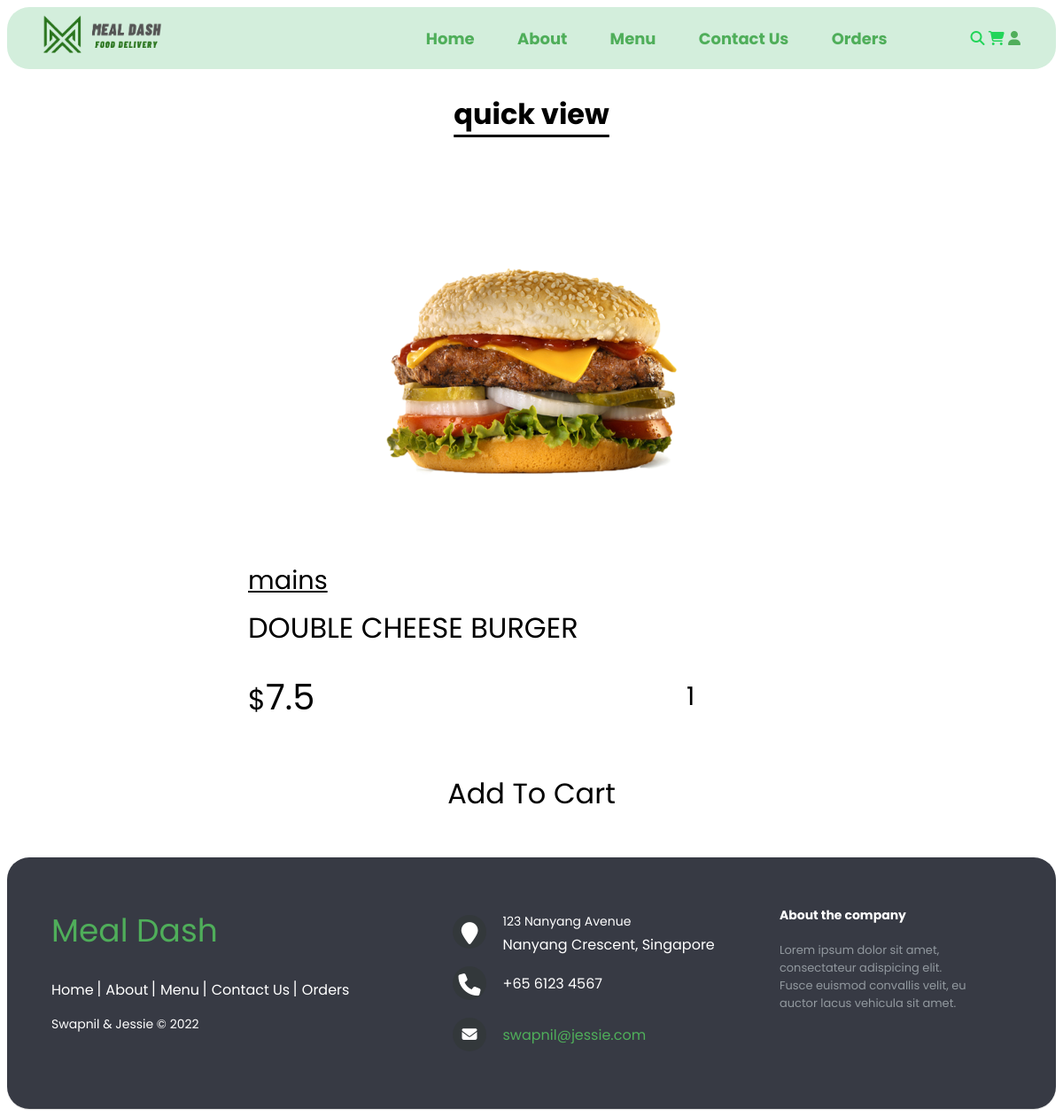
Screenshot of /quick_view.php?pid=1 (signed in) with the database file from the repository.
### tables this page shows
CREATE TABLE products (
  id INT(100) UNSIGNED NOT NULL AUTO_INCREMENT PRIMARY KEY,
  name varchar(100) NOT NULL,
  category varchar(100) NOT NULL,
  price double(10,2) NOT NULL,
  image varchar (100)
);

### quick_view.php (the view, shortened to what this page needs)
<!DOCTYPE html>
<html lang="en">
<head>
   <link rel="stylesheet" href="https://cdnjs.cloudflare.com/ajax/libs/font-awesome/6.1.1/css/all.min.css">
   <link rel="stylesheet" href="css/stylesheet.css">
</head>
<body>
<?php include 'components/nav_header.php'; ?>
<section class="quick-view">
   <h1 class="title">quick view</h1>
   <?php
      $pid = $_GET['pid'];
      $select_products = $conn->prepare("SELECT * FROM `products` WHERE id = ?");
      $select_products->execute([$pid]);
      if($select_products->rowCount() > 0){
         while($fetch_products = $select_products->fetch(PDO::FETCH_ASSOC)){
   ?>
   <form action="" method="post" class="box">
      <img src="uploaded_img/<?= $fetch_products['image']; ?>" alt="">
      <a href="category.php?category=<?= $fetch_products['category']; ?>" class="cat"><?= $fetch_products['category']; ?></a>
      <div class="name"><?= $fetch_products['name']; ?></div>
      <div class="flex">
         <div class="price"><span>$</span><?= $fetch_products['price']; ?></div>
         <input type="number" name="qty" class="qty" min="1" max="99" value="1" maxlength="2">
      </div>
      <button type="submit" name="add_to_cart" class="cart-btn">add to cart</button>
   </form>
   <?php
         }
      }else{
         echo '<p class="empty">no products added yet!</p>';
      }
   ?>
</section>
<?php include 'components/footer.php'; ?>
</body>
</html>

### css/stylesheet.css (style rules this page uses)
* { font-family: 'Poppins', sans-serif; }
.title { font-size: 32px; color: black; text-align: center; text-decoration: underline; text-underline-offset: 12px; }
.name { font-size: 20px; text-transform: uppercase; margin: 20px 0; }
.quick-view form { max-width: 40rem; padding:2rem; border:black; position: relative; margin:0 auto; }
.quick-view form img { height: 25rem; width: 100%; object-fit: contain; margin-bottom: 1rem; }
.quick-view form .cat { font-size: 1.8rem; color:black; }
.quick-view form .name { font-size: 2rem; margin:.5rem 0; }
.quick-view form .flex { display: flex; justify-content: space-between; align-items: center; gap:1.5rem; margin:1rem 0; }
.quick-view form .flex .price { font-size: 2.5rem; color:var(--black); }
.quick-view form .flex .price span { font-size: 2rem; color:black; }
.quick-view form .flex .qty { border:black; padding:1rem; font-size: 1.8rem; color:black; }
.quick-view form .cart-btn { width: 100%; padding:1rem 3rem; text-align: center; border:black; font-size: 2rem; color:black; cursor: pointer; text-transform: capitalize; background: none; margin-top: 1rem; }

### rows the page displays
products: image (picture), category "mains", name "DOUBLE CHEESE BURGER", price "7.5"
